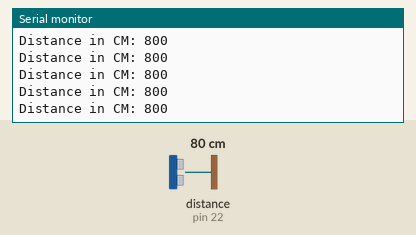
Recording of a sketch running on a simulated Arduino Mega 2560, built with avr-gcc and run on an emulated ATmega2560. Shown: the last lines printed to the serial monitor. Inputs (shaded band) come from the test bench; at power-on: distance to the obstacle (sensor on pin 22) 80 cm. The echo pulse lasts 58.3 µs per cm.

Above: at 1.2 s.
1.3 s: distance to the obstacle (sensor on pin 22) set to 2 cm
At 2.1 s:
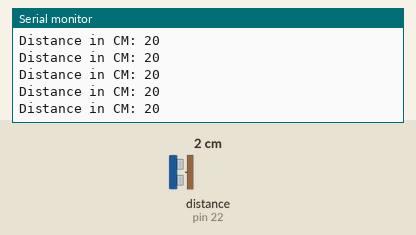
4.3 s: distance to the obstacle (sensor on pin 22) set to 18 cm
At 4.8 s:
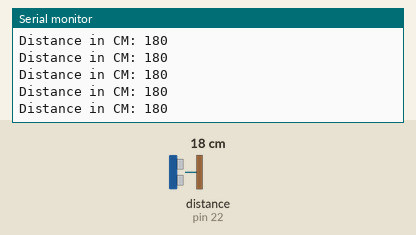
7.3 s: distance to the obstacle (sensor on pin 22) set to 4 cm
At 8.2 s:
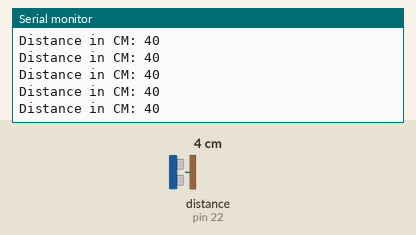
10.3 s: distance to the obstacle (sensor on pin 22) set to 120 cm
At 11.3 s:
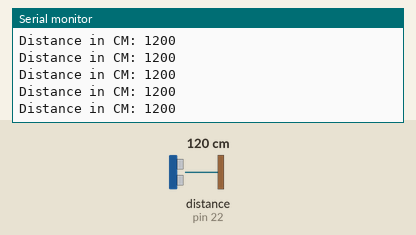
13.3 s: distance to the obstacle (sensor on pin 22) set to 9 cm
At 13.8 s:
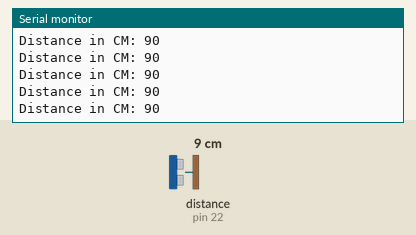
16.3 s: distance to the obstacle (sensor on pin 22) set to 35 cm
At 16.8 s:
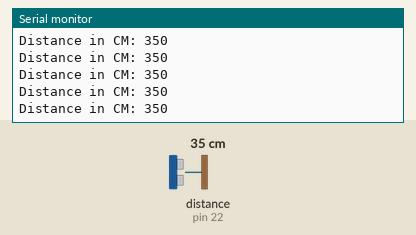
Timing chart, 0 to 19.3 s (numbered marks = the images above; inputs shaded):
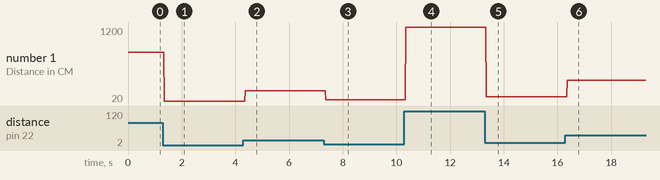

Measured:
- after the input at 1.3 s, the serial monitor: prints a new line after 0.05 s (image 1)
- after the input at 4.3 s, the serial monitor: prints a new line after 0.07 s (image 2)
- after the input at 7.3 s, the serial monitor: prints a new line after 0.06 s (image 3)
- after the input at 10.3 s, the serial monitor: prints a new line after 0.06 s (image 4)
- after the input at 13.3 s, the serial monitor: prints a new line after 0.05 s (image 5)
- after the input at 16.3 s, the serial monitor: prints a new line after 0.07 s (image 6)
- plotted number 1: 800 → 20 after the input at 1.3 s, 20 → 180 after the input at 4.3 s, 180 → 40 after the input at 7.3 s, 40 → 1200 after the input at 10.3 s, 1200 → 90 after the input at 13.3 s

The sketch:

ultrasonic.ino
```cpp
// (licence header left out)
#include <Ultrasonic.h>

/*
 * Pass as a parameter the trigger and echo pin, respectively,
 * or only the signal pin (for sensors 3 pins), like:
 * Ultrasonic ultrasonic(13);
 */
Ultrasonic ultrasonic(24,22);

void setup() {
  Serial.begin(9600);
}

void loop() {
  Serial.print("Distance in CM: ");
  // Pass INC as a parameter to get the distance in inches
  Serial.println(ultrasonic.distanceRead()*10);

}
```
